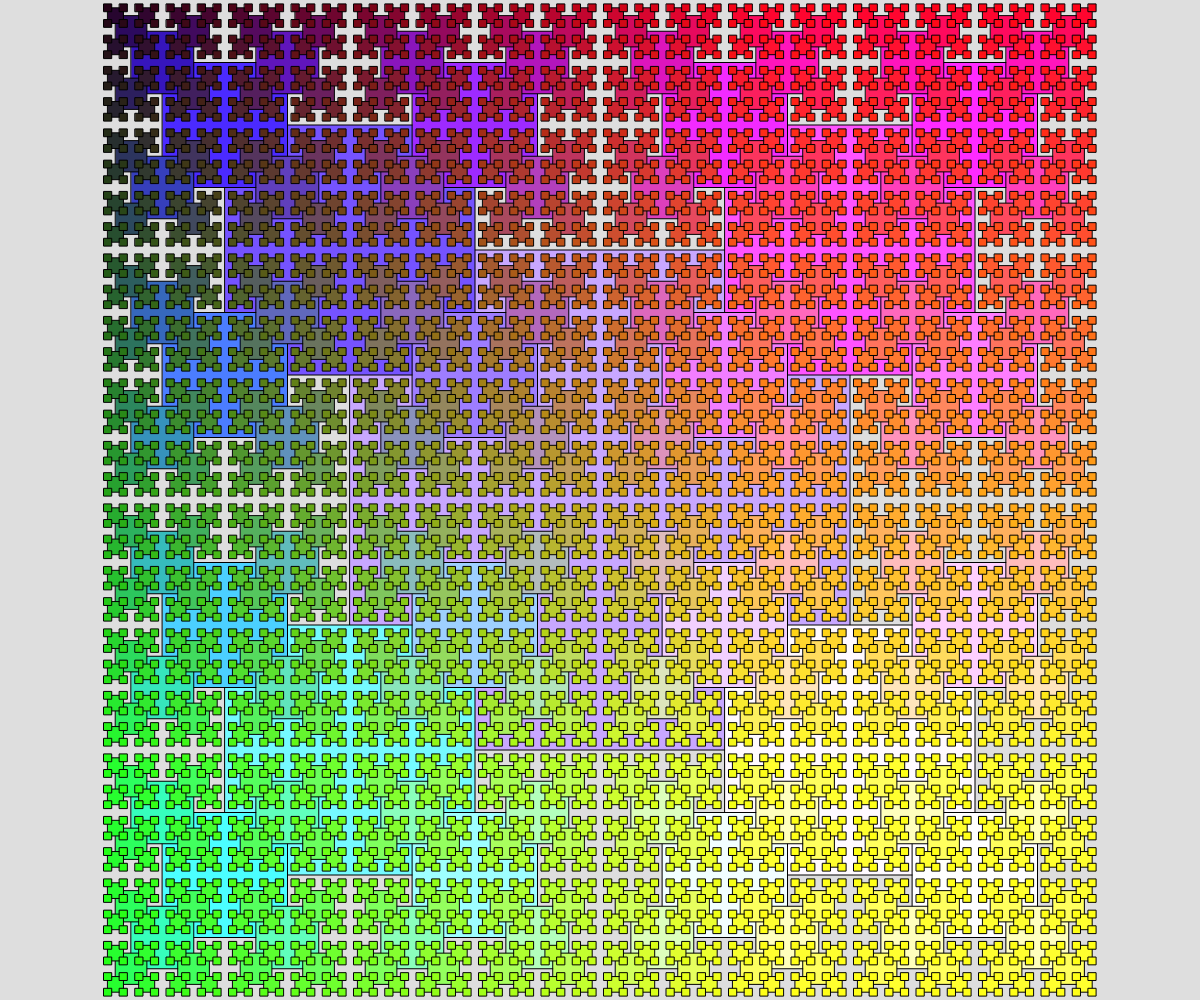
Frame 1 (no input)
Frame 60 (no input): identical to frame 1, image omitted
Frame 120 (the mouse pressed at the canvas centre since frame 60): identical to frame 1, image omitted

The p5.js sketch that drew this single still picture (run headless with seeded random() and noise() and a simulated clock; from frame 60 on, the mouse is pressed at the canvas centre):

// p5.js sketch
// ── sketch.js
// Project Title
// Your Name
// Date
//
// Extra for Experts:
// - describe what you did to take this project "above and beyond"


function setup() {
  createCanvas(windowWidth, windowHeight);
  rectMode(CENTER);
  
}

function draw() {
background(222);
squareFractal(width/2,height/2,500);
}

function squareFractal(x,y,w){
  fill(x/3,y/3,w*3);
  square(x,y,w);

  if (w > 10){
    squareFractal(x-w/2, y-w/2,w/2);
    squareFractal(x-w/2, y+w/2,w/2);
    squareFractal(x+w/2, y-w/2,w/2);
    squareFractal(x+w/2, y+w/2,w/2);
  }
}
